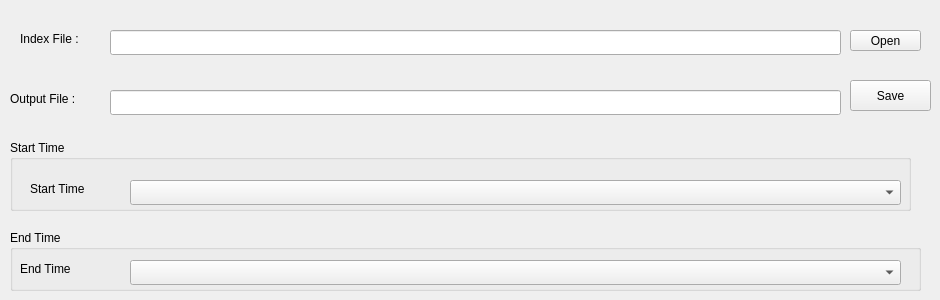
    <widget class="QWidget" name="Time_based_ret">
     <attribute name="title">
      <string>Time Based Retrieval</string>
     </attribute>
     <widget class="QLabel" name="label_2">
      <property name="geometry">
       <rect>
        <x>20</x>
        <y>30</y>
        <width>81</width>
        <height>17</height>
       </rect>
      </property>
      <property name="text">
       <string>Index File :</string>
      </property>
     </widget>
     <widget class="QLabel" name="label_3">
      <property name="geometry">
       <rect>
        <x>10</x>
        <y>90</y>
        <width>91</width>
        <height>17</height>
       </rect>
      </property>
      <property name="text">
       <string>Output File :</string>
      </property>
     </widget>
     <widget class="QGroupBox" name="groupBox_6">
      <property name="geometry">
       <rect>
        <x>10</x>
        <y>140</y>
        <width>901</width>
        <height>71</height>
       </rect>
      </property>
      <property name="title">
       <string>Start Time</string>
      </property>
      <widget class="QLabel" name="label_4">
       <property name="geometry">
        <rect>
         <x>20</x>
         <y>40</y>
         <width>81</width>
         <height>17</height>
        </rect>
       </property>
       <property name="text">
        <string>Start Time</string>
       </property>
      </widget>
      <widget class="QComboBox" name="comboBox_3">
       <property name="geometry">
        <rect>
         <x>120</x>
         <y>40</y>
         <width>771</width>
         <height>25</height>
        </rect>
       </property>
      </widget>
     </widget>
     <widget class="QGroupBox" name="groupBox_7">
      <property name="geometry">
       <rect>
        <x>10</x>
        <y>230</y>
        <width>911</width>
        <height>61</height>
       </rect>
      </property>
      <property name="title">
       <string>End Time</string>
      </property>
      <widget class="QLabel" name="label_5">
       <property name="geometry">
        <rect>
         <x>10</x>
         <y>30</y>
         <width>81</width>
         <height>17</height>
        </rect>
       </property>
       <property name="text">
        <string>End Time</string>
       </property>
      </widget>
      <widget class="QComboBox" name="comboBox_4">
       <property name="geometry">
        <rect>
         <x>120</x>
         <y>30</y>
         <width>771</width>
         <height>25</height>
        </rect>
       </property>
      </widget>
     </widget>
     <widget class="QLineEdit" name="lineEdit_9">
      <property name="geometry">
       <rect>
        <x>110</x>
        <y>30</y>
        <width>731</width>
        <height>25</height>
       </rect>
      </property>
     </widget>
     <widget class="QLineEdit" name="lineEdit_10">
      <property name="geometry">
       <rect>
        <x>110</x>
        <y>90</y>
        <width>731</width>
        <height>25</height>
       </rect>
      </property>
     </widget>
     <widget class="QPushButton" name="open">
      <property name="geometry">
       <rect>
        <x>850</x>
        <y>30</y>
        <width>71</width>
        <height>21</height>
       </rect>
      </property>
      <property name="text">
       <string>Open</string>
      </property>
     </widget>
     <widget class="QPushButton" name="Save">
      <property name="geometry">
       <rect>
        <x>850</x>
        <y>80</y>
        <width>81</width>
        <height>31</height>
       </rect>
      </property>
      <property name="text">
       <string>Save</string>
      </property>
     </widget>
    </widget>
